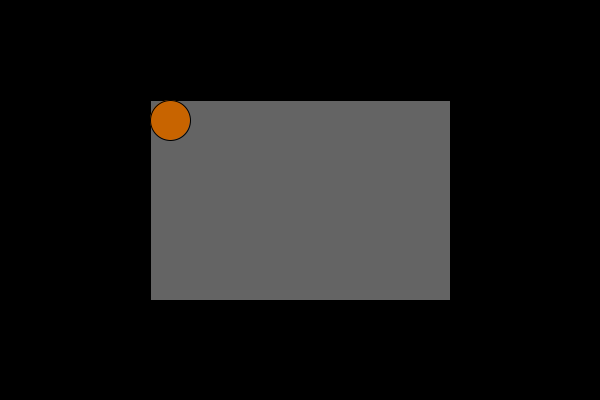
Frame 1 (no input)
Frame 60 (the mouse pressed at the canvas centre just before this capture): identical to frame 1, image omitted
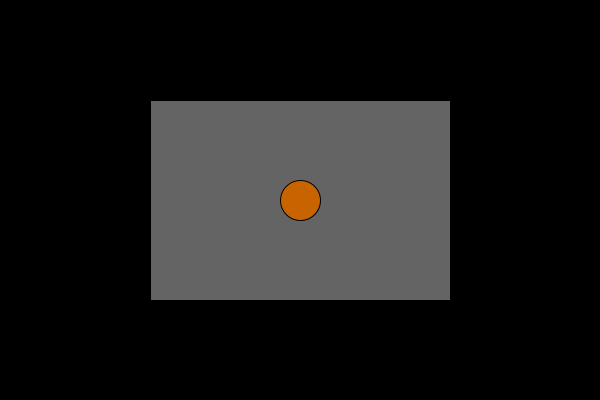
Frame 120 (the mouse held since frame 60 and released just before this capture)

The Processing sketch that drew these frames (run headless with seeded random() and noise(); from frame 60 on, the mouse is pressed at the canvas centre):

// Processing sketch: Exercise
// ── Exercise.pde
color c = color(100, 100, 100);
int mX, mY;
int canvasX = 300;
int canvasY = 200;

void setup () {
  background(0);
  size(600, 400);
  rectMode(CENTER);
}

void mouseClicked() {
  if (mouseX > width/4 && mouseX < 3*width/4 &&
    mouseY > height/4 && mouseY < 3*height/4) {
    c = color(random(0, 255), random(0, 255), random(0, 255));
  }
}

void draw () {
  background(0);
  fill(c);
  rect(width/2, height/2, width/2, height/2);

  mX = mouseX;
  mY = mouseY;
  if (mX < width/4 + 20)    mX = width/4 + 20;
  if (mX > 3*width/4 - 20)  mX = 3*width/4 - 20;
  if (mY < height/4 + 20)   mY = height/4 + 20;
  if (mY > 3*height/4 - 20) mY = 3*height/4 - 20;

  fill(200, 100, 0);
  circle(mX, mY, 40);

  if (mouseX > width/4 && mouseX < 3*width/4 &&
    mouseY > height/4 && mouseY < 3*height/4) {
    cursor(HAND);
  } else {
    cursor(CROSS);
  }
}
